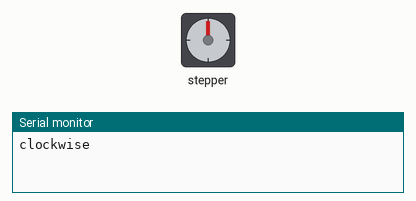
Recording of a sketch running on a simulated Arduino Uno, built with avr-gcc and run on an emulated ATmega328P. On the bench: stepper motor, the last lines printed to the serial monitor. Stepper angles assume 2048 steps per turn.

Above: at 0.05 s.
At 2.0 s:
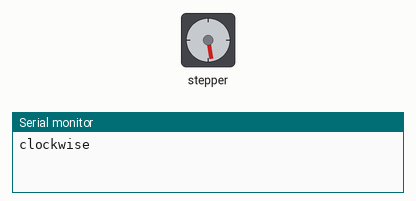
At 4.0 s:
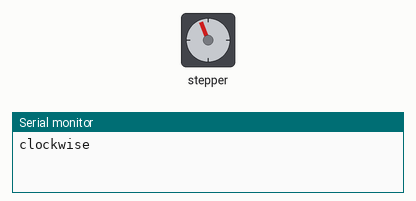
At 8.35 s:
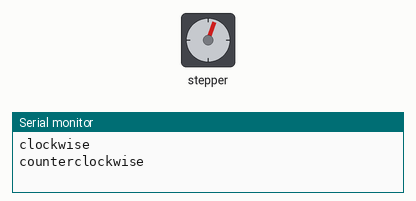
Timing chart, 0 to 11.8 s (numbered marks = the images above):
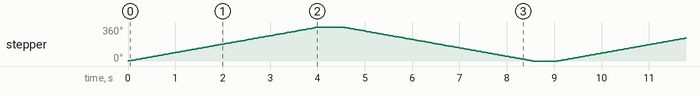

The sketch:

stepper_Example.ino
```cpp
//www.elegoo.com
//2018.10.25

/*
  Stepper Motor Control - one revolution

  This program drives a unipolar or bipolar stepper motor.
  The motor is attached to digital pins 8 - 11 of the Arduino.

  The motor should revolve one revolution in one direction, then
  one revolution in the other direction.

*/

#include <Stepper.h>

const int stepsPerRevolution = 2048;  // change this to fit the number of steps per revolution
const int rolePerMinute = 15;         // Adjustable range of 28BYJ-48 stepper is 0~17 rpm

// initialize the stepper library on pins 8 through 11:
Stepper myStepper(stepsPerRevolution, 4, 6, 5, 13);

void setup() {
  myStepper.setSpeed(rolePerMinute);
  // initialize the serial port:
  Serial.begin(9600);
}

void loop() {
  // step one revolution  in one direction:
  Serial.println("clockwise");
  myStepper.step(stepsPerRevolution);
  delay(500);

  // step one revolution in the other direction:
  Serial.println("counterclockwise");
  myStepper.step(-stepsPerRevolution);
  delay(500);
}
```

Measured:
- by itself, stepper: turns 360° clockwise in 4.0 s, then 360° counter-clockwise in 4.0 s, repeating every 9.1 s
